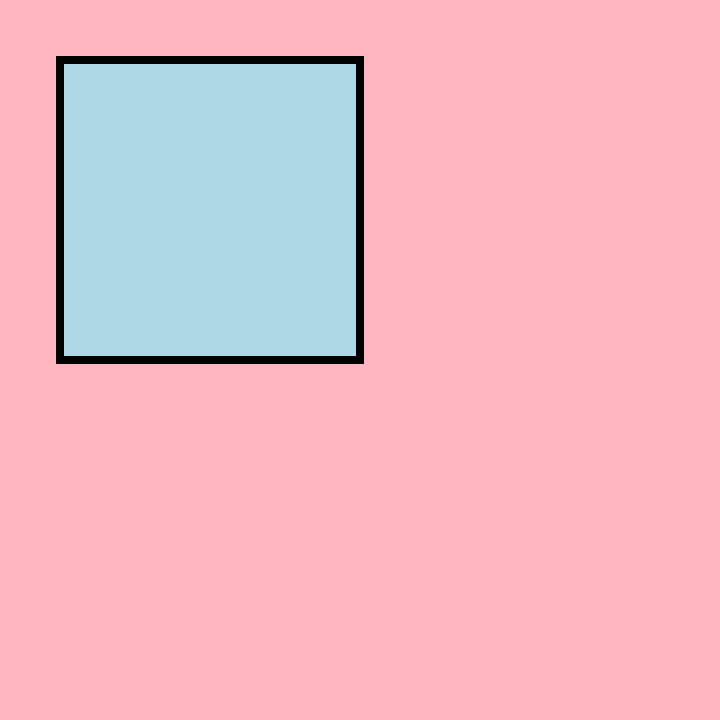
Frame 1 (no input)
Frame 60 (no input): identical to frame 1, image omitted
Frame 120 (the mouse pressed at the canvas centre since frame 60): identical to frame 1, image omitted

The p5.js sketch that drew this single still picture (run headless with seeded random() and noise() and a simulated clock; from frame 60 on, the mouse is pressed at the canvas centre):

// p5.js sketch
// ── sketch.js
function setup() {
  createCanvas(720,720);
    background('lightpink');
  strokeWeight(8);
  fill ('lightblue');
}

function draw() {
  
  translate(60,60); //creates a new origin point
  
  quad (
    0,0,
    300,0,
    300,300,
    0,300
  );
}
